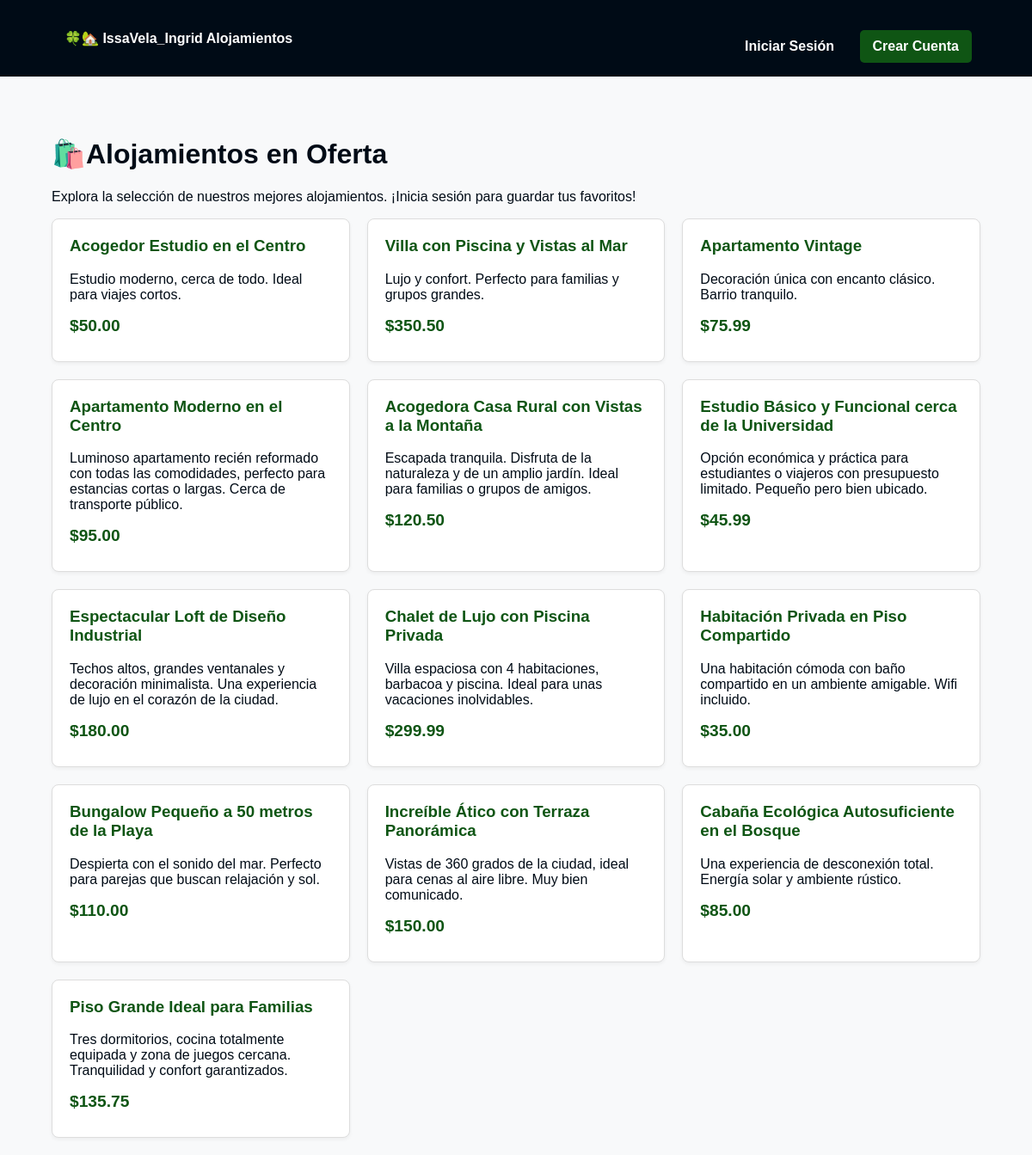
The page / on the database its author committed.
### tables this page shows
CREATE TABLE `alojamientos` (
  `id` int NOT NULL AUTO_INCREMENT,
  `titulo` varchar(255) NOT NULL,
  `descripcion` text,
  `precio` decimal(10,2) NOT NULL,
  `fecha_creacion` timestamp NULL DEFAULT CURRENT_TIMESTAMP,
  `creado_por_admin_id` int DEFAULT NULL,
  PRIMARY KEY (`id`),
  KEY `creado_por_admin_id` (`creado_por_admin_id`),
  CONSTRAINT `alojamientos_ibfk_1` FOREIGN KEY (`creado_por_admin_id`) REFERENCES `usuarios` (`id`) ON DELETE SET NULL
);

### src/Controllers/AlojamientoController.php (called while the page is built, shortened)
<?php
class AlojamientoController
{
    private $alojamientoModel;
    public function __construct()
    {
        $this->alojamientoModel = new Alojamiento();
    }
    public function index()
    {
        $alojamientos = $this->alojamientoModel->getAll();
        require_once '../views/landing.php';
    }
}

### src/Core/Database.php (called while the page is built, shortened)
<?php
class Database
{
    private static $instance = null;
    private $connection;
    private function __construct()
    {
        $dsn = "mysql:host=" . DB_HOST . ";port=" . DB_PORT . ";dbname=" . DB_NAME . ";charset=utf8mb4";
        $options = [
            PDO::ATTR_ERRMODE            => PDO::ERRMODE_EXCEPTION,
            PDO::ATTR_DEFAULT_FETCH_MODE => PDO::FETCH_ASSOC,
            PDO::ATTR_EMULATE_PREPARES   => false,
        ];
        try {
            $this->connection = new PDO($dsn, DB_USER, DB_PASS, $options);
        } catch (PDOException $e) {
            die("Error de Conexión a la Base de Datos: " . $e->getMessage());
        }
    }
    public static function getInstance()
    {
        if (self::$instance === null) {
            self::$instance = new self();
        }
        return self::$instance;
    }
    public function getConnection()
    {
        return $this->connection;
    }
}

### src/Models/BaseModel.php (called while the page is built, shortened)
<?php
class BaseModel
{
    public function __construct()
    {
        $this->db_connection = Database::getInstance()->getConnection();
    }
}

### src/Models/Alojamiento.php (called while the page is built, shortened)
<?php
class Alojamiento extends BaseModel
{
    protected $table = 'alojamientos';
    public function getAll()
    {
        $stmt = $this->db_connection->prepare("SELECT * FROM {$this->table}");
        $stmt->execute();
        return $stmt->fetchAll();
    }
}

### views/landing.php (the view, shortened to what this page needs)
<h1>🛍️Alojamientos en Oferta</h1>
<p>Explora la selección de nuestros mejores alojamientos. ¡Inicia sesión para guardar tus favoritos!</p>
<div class="alojamiento-grid">
    <?php if (empty($alojamientos)): ?>
        <p>No hay alojamientos disponibles en este momento.</p>
    <?php else: ?>
        <?php foreach ($alojamientos as $alojamiento): ?>
            <div class="alojamiento-card">
                <h3><?= htmlspecialchars($alojamiento['titulo']) ?></h3>
                <p><?= htmlspecialchars($alojamiento['descripcion']) ?></p>
                <div class="price">$<?= number_format($alojamiento['precio'], 2) ?></div>
            </div>
        <?php endforeach; ?>
    <?php endif; ?>
</div>
<?php
$content = ob_get_clean();
require_once '../views/layout.php';

### public/index.php (shortened to what this page needs)
<?php
$alojamientoController = new AlojamientoController();
$page = $_GET['page'] ?? 'home';
switch ($page) {
    case 'home':
        $alojamientoController->index();
        break;
}
?>

### views/layout.php (shortened to what this page needs)
<?php
$isLoggedIn = isset($_SESSION['user_id']);
$user_name = $_SESSION['nombre'] ?? 'Invitado';
$user_rol = $_SESSION['rol'] ?? 'usuario';
?>
<!DOCTYPE html>
<html lang="es">
<head>
    <link rel="stylesheet" href="style.css">
</head>
<body>
    <header>
        <nav class="navbar">
            <div class="container">
                <a href="index.php?page=home"><b>🍀🏡 IssaVela_Ingrid Alojamientos</b></a>
                <div class="right-links">
                    <?php if ($isLoggedIn): ?>
                        <?php if ($user_rol === 'administrador'): ?>
                            <a href="index.php?page=admin">⚙️ Admin Panel</a> <?php else: ?>
                            <a href="index.php?page=user">👤 Mi Cuenta</a> <?php endif; ?>
                        <span>Hola, <?= htmlspecialchars($user_name) ?></span>
                        <a href="index.php?page=auth&action=logout" class="btn btn-danger">Salir</a>
                    <?php else: ?>
                        <a href="index.php?page=auth&action=login"><b>Iniciar Sesión</b></a>
                        <a href="index.php?page=auth&action=register" class="btn btn-primary">Crear Cuenta</a>
                    <?php endif; ?>
                </div>
            </div>
        </nav>
    </header>
    <main class="container">
        <?= $content ?>
    </main>
</body>
</html>

### public/style.css (style rules this page uses)
:root { --primary-color: #0f5514; --secondary-color: #6c757d; --light-color: #f8f9fa; --dark-color: #000b16; --danger-color: #dc3545; }
body { font-family: Arial, sans-serif; margin: 0; padding: 0; background-color: var(--light-color); color: var(--dark-color); min-height: 100vh; display: flex; flex-direction: column; }
.container { width: 90%; max-width: 1200px; margin: 0 auto; padding: 20px 0; }
.navbar { background-color: var(--dark-color); padding: 15px 0; margin-bottom: 30px; }
.navbar a { color: white; text-decoration: none; padding: 10px 15px; margin-right: 10px; border-radius: 5px; transition: background-color 0.3s; }
.navbar .right-links { float: right; }
.btn { padding: 10px 20px; border: none; border-radius: 4px; cursor: pointer; text-decoration: none; display: inline-block; font-weight: bold; text-align: center; transition: background-color 0.3s; }
.btn-primary { background-color: var(--primary-color); color: white; }
.alojamiento-grid { display: grid; grid-template-columns: repeat(auto-fit, minmax(300px, 1fr)); gap: 20px; }
.alojamiento-card { background-color: white; border: 1px solid #ddd; border-radius: 8px; padding: 20px; box-shadow: 0 2px 4px rgba(0,0,0,0.05); }
.alojamiento-card h3 { margin-top: 0; color: var(--primary-color); }
.alojamiento-card .price { font-size: 1.2em; font-weight: bold; color: var(--primary-color); margin-bottom: 10px; }

### rows shown on the page
alojamientos: titulo "Acogedor Estudio en el Centro", descripcion "Estudio moderno, cerca de todo. Ideal para viajes cortos.", precio "50.00"
alojamientos: titulo "Villa con Piscina y Vistas al Mar", descripcion "Lujo y confort. Perfecto para familias y grupos grandes.", precio "350.50"
alojamientos: titulo "Apartamento Vintage", descripcion "Decoración única con encanto clásico. Barrio tranquilo.", precio "75.99"
alojamientos: titulo "Apartamento Moderno en el Centro", descripcion "Luminoso apartamento recién reformado con todas las comodidades, perfecto para estancias cortas o largas. Cerca de transporte público.", precio "95.00"
alojamientos: titulo "Acogedora Casa Rural con Vistas a la Montaña", descripcion "Escapada tranquila. Disfruta de la naturaleza y de un amplio jardín. Ideal para familias o grupos de amigos.", precio "120.50"
alojamientos: titulo "Estudio Básico y Funcional cerca de la Universidad", descripcion "Opción económica y práctica para estudiantes o viajeros con presupuesto limitado. Pequeño pero bien ubicado.", precio "45.99"
alojamientos: titulo "Espectacular Loft de Diseño Industrial", descripcion "Techos altos, grandes ventanales y decoración minimalista. Una experiencia de lujo en el corazón de la ciudad.", precio "180.00"
alojamientos: titulo "Chalet de Lujo con Piscina Privada", descripcion "Villa espaciosa con 4 habitaciones, barbacoa y piscina. Ideal para unas vacaciones inolvidables.", precio "299.99"
alojamientos: titulo "Habitación Privada en Piso Compartido", descripcion "Una habitación cómoda con baño compartido en un ambiente amigable. Wifi incluido.", precio "35.00"
alojamientos: titulo "Bungalow Pequeño a 50 metros de la Playa", descripcion "Despierta con el sonido del mar. Perfecto para parejas que buscan relajación y sol.", precio "110.00"
alojamientos: titulo "Increíble Ático con Terraza Panorámica", descripcion "Vistas de 360 grados de la ciudad, ideal para cenas al aire libre. Muy bien comunicado.", precio "150.00"
alojamientos: titulo "Cabaña Ecológica Autosuficiente en el Bosque", descripcion "Una experiencia de desconexión total. Energía solar y ambiente rústico.", precio "85.00"
alojamientos: titulo "Piso Grande Ideal para Familias", descripcion "Tres dormitorios, cocina totalmente equipada y zona de juegos cercana. Tranquilidad y confort garantizados.", precio "135.75"
